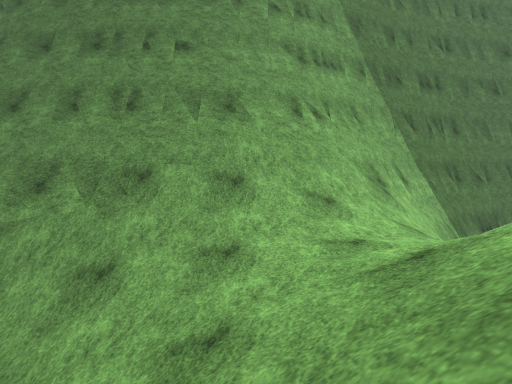
View 1 (above)

12 first-person views from a walk through a Unity game level. The camera is 1.2 m above the floor, tilts 4° down and sees 75° across. The floor is counted in squares, 1.5 m on a side. Each view is taken from the middle of a square. On the plan, view 1 faces up. The plan holds only what a view shows up to about 11 squares ahead; the rest is blank. The place goes on beyond the plan. The player is left out. Surface patterns are stand-ins for the level's own textures.

View 2
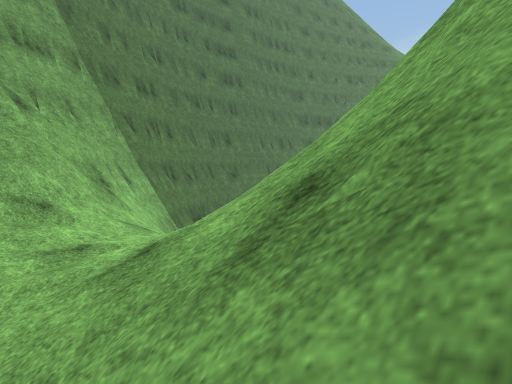

View 3
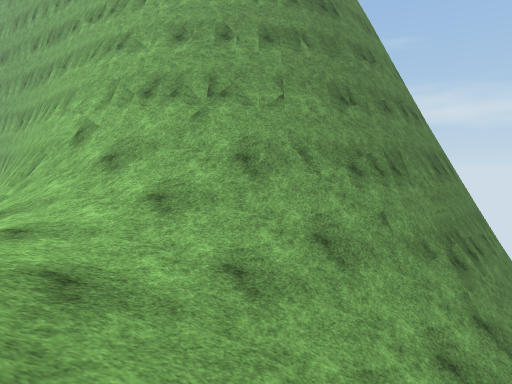

View 4
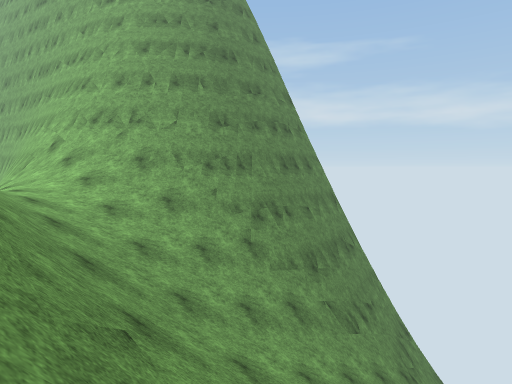

View 5
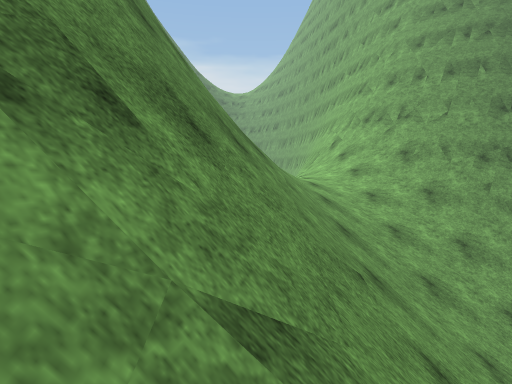

View 6
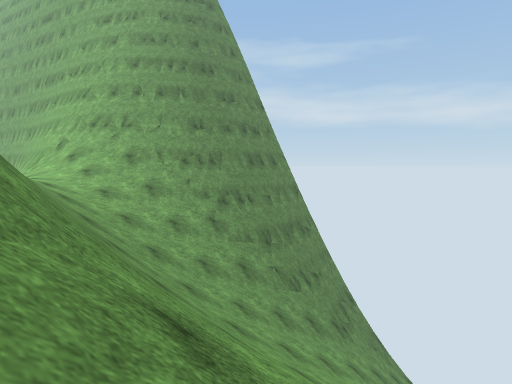

View 7
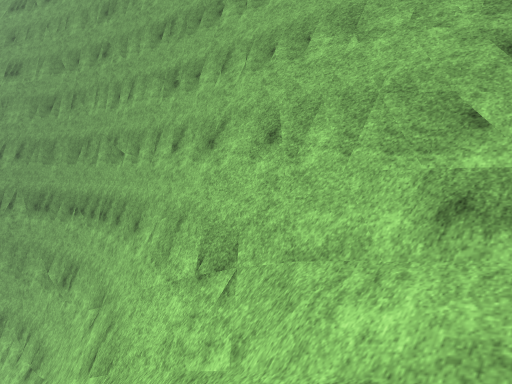

View 8
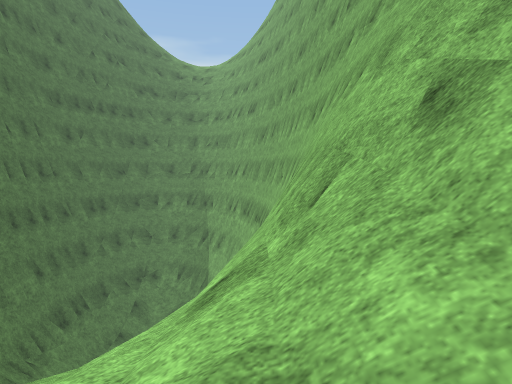

View 9
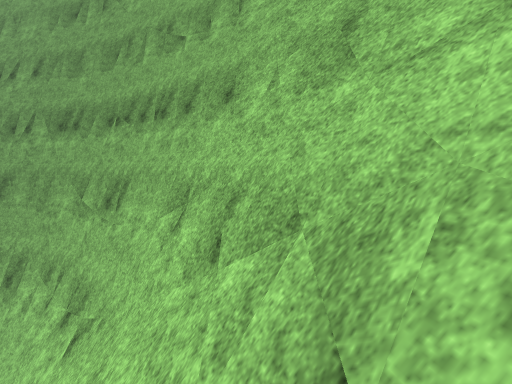

View 10
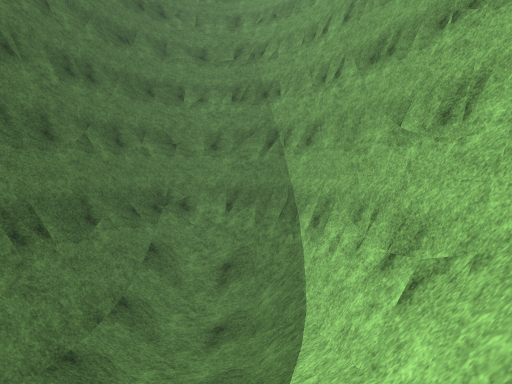

View 11
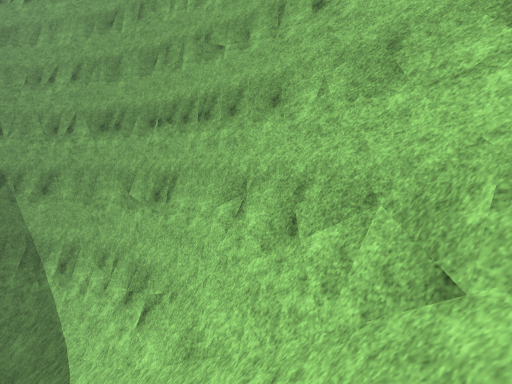

View 12
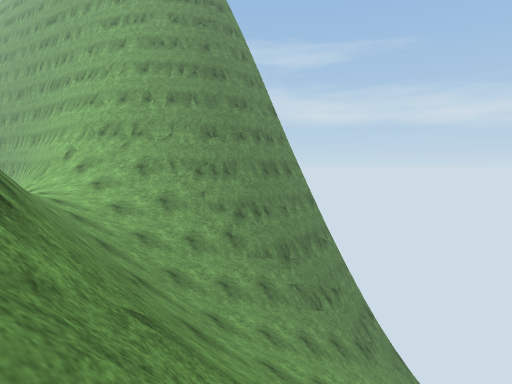

### Floor plan
Key: @ floor where view 1 was taken; # wall or solid block; . main floor; : floor 9 m higher than the main floor; + floor 9.5 m higher than the main floor; / step, stairs or slope; = window, fence, low wall or low ledge.
Columns run from 12 left of view 1 to 18 right of it. Each row starts with its distance up from view 1.
 10                   #  ##########
  9              ######     //////#
  8           #####=== /     ...//#
  7 ///##   ###===///  ///  ////=##
  6  ///#####//////////###########
  5  /////////////:////##
  4   ///////////:+///##
  3    //////////////=##
  2    /////////////=##
  1     ///////////###
  0     ////////@=###
 -1     //////=#=###
 -2     /////==#=##
 -3      ///=#=###
 -4        =#  ##
 -5        =# ##

Positions as (right, up) in squares from view 1, and headings:
1: (0, 0), facing up
2: (0, 0), facing up-right
3: (-3, 5), facing down-right
4: (-9, 6), facing down-right
5: (-10, 6), facing right
6: (-12, 7), facing down-right
7: (4, 7), facing down-right
8: (2, 4), facing right
9: (7, 7), facing down-right
10: (9, 7), facing right
11: (7, 8), facing down-right
12: (-11, 7), facing down-right
